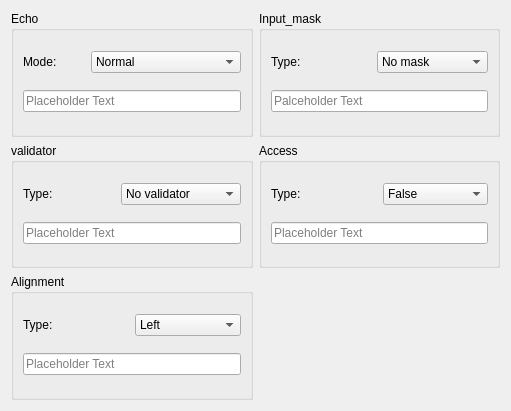
<?xml version="1.0" encoding="UTF-8"?>
<ui version="4.0">
 <class>Form</class>
 <widget class="QWidget" name="Form">
  <property name="geometry">
   <rect>
    <x>0</x>
    <y>0</y>
    <width>511</width>
    <height>411</height>
   </rect>
  </property>
  <property name="windowTitle">
   <string>LineEditor</string>
  </property>
  <layout class="QGridLayout" name="gridLayout_4">
   <item row="0" column="1">
    <widget class="QGroupBox" name="input_mask_group">
     <property name="title">
      <string>Input_mask</string>
     </property>
     <layout class="QGridLayout" name="gridLayout_3">
      <item row="0" column="0">
       <widget class="QLabel" name="inpug_mask_label">
        <property name="text">
         <string>Type: </string>
        </property>
       </widget>
      </item>
      <item row="0" column="1">
       <widget class="QComboBox" name="input_mask_cb">
        <item>
         <property name="text">
          <string>No mask</string>
         </property>
        </item>
        <item>
         <property name="text">
          <string>Phone number</string>
         </property>
        </item>
        <item>
         <property name="text">
          <string>ISO date</string>
         </property>
        </item>
        <item>
         <property name="text">
          <string>Lincese Key</string>
         </property>
        </item>
       </widget>
      </item>
      <item row="1" column="0" colspan="2">
       <widget class="QLineEdit" name="input_mask_le">
        <property name="placeholderText">
         <string>Palceholder Text</string>
        </property>
       </widget>
      </item>
     </layout>
    </widget>
   </item>
   <item row="1" column="1">
    <widget class="QGroupBox" name="access_group">
     <property name="title">
      <string>Access</string>
     </property>
     <layout class="QGridLayout" name="gridLayout_6">
      <item row="0" column="0">
       <widget class="QLabel" name="access_label">
        <property name="text">
         <string>Type: </string>
        </property>
       </widget>
      </item>
      <item row="0" column="1">
       <widget class="QComboBox" name="access_cb">
        <item>
         <property name="text">
          <string>False</string>
         </property>
        </item>
        <item>
         <property name="text">
          <string>True</string>
         </property>
        </item>
       </widget>
      </item>
      <item row="1" column="0" colspan="2">
       <widget class="QLineEdit" name="access_le">
        <property name="placeholderText">
         <string>Placeholder Text</string>
        </property>
       </widget>
      </item>
     </layout>
    </widget>
   </item>
   <item row="1" column="0">
    <widget class="QGroupBox" name="validator_group">
     <property name="title">
      <string>validator</string>
     </property>
     <layout class="QGridLayout" name="gridLayout_2">
      <item row="0" column="0">
       <widget class="QLabel" name="validator_label">
        <property name="text">
         <string>Type: </string>
        </property>
       </widget>
      </item>
      <item row="0" column="1">
       <widget class="QComboBox" name="validator_cb">
        <item>
         <property name="text">
          <string>No validator</string>
         </property>
        </item>
        <item>
         <property name="text">
          <string>Integer validator</string>
         </property>
        </item>
        <item>
         <property name="text">
          <string>Double validator</string>
         </property>
        </item>
       </widget>
      </item>
      <item row="1" column="0" colspan="2">
       <widget class="QLineEdit" name="validator_le">
        <property name="placeholderText">
         <string>Placeholder Text</string>
        </property>
       </widget>
      </item>
     </layout>
    </widget>
   </item>
   <item row="2" column="0">
    <widget class="QGroupBox" name="alignment_group">
     <property name="title">
      <string>Alignment</string>
     </property>
     <layout class="QGridLayout" name="gridLayout_5">
      <item row="0" column="0">
       <widget class="QLabel" name="alignment_label">
        <property name="text">
         <string>Type: </string>
        </property>
       </widget>
      </item>
      <item row="0" column="1">
       <widget class="QComboBox" name="alignment_cb">
        <item>
         <property name="text">
          <string>Left</string>
         </property>
        </item>
        <item>
         <property name="text">
          <string>Centered</string>
         </property>
        </item>
        <item>
         <property name="text">
          <string>Right</string>
         </property>
        </item>
       </widget>
      </item>
      <item row="1" column="0" colspan="2">
       <widget class="QLineEdit" name="alignment_le">
        <property name="placeholderText">
         <string>Placeholder Text</string>
        </property>
       </widget>
      </item>
     </layout>
    </widget>
   </item>
   <item row="0" column="0">
    <widget class="QGroupBox" name="echo_group">
     <property name="title">
      <string>Echo</string>
     </property>
     <layout class="QGridLayout" name="gridLayout">
      <item row="0" column="1">
       <widget class="QComboBox" name="echo_cb">
        <item>
         <property name="text">
          <string>Normal</string>
         </property>
        </item>
        <item>
         <property name="text">
          <string>No Echo</string>
         </property>
        </item>
        <item>
         <property name="text">
          <string>Password</string>
         </property>
        </item>
        <item>
         <property name="text">
          <string>PasswordEchoOnEdit</string>
         </property>
        </item>
       </widget>
      </item>
      <item row="1" column="0" colspan="2">
       <widget class="QLineEdit" name="echo_le">
        <property name="placeholderText">
         <string>Placeholder Text</string>
        </property>
       </widget>
      </item>
      <item row="0" column="0">
       <widget class="QLabel" name="echo_label">
        <property name="text">
         <string>Mode: </string>
        </property>
       </widget>
      </item>
     </layout>
    </widget>
   </item>
  </layout>
 </widget>
 <resources/>
 <connections/>
</ui>
